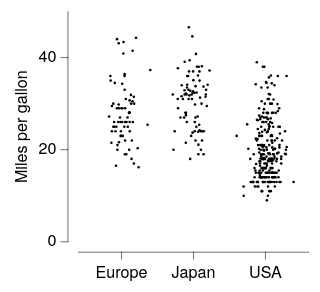

Specify this chart in Vega-Lite:
### Vega-Lite specification from a JSON file in a GitHub repository (floating-point values rounded to 4 significant figures; data arrays with more than 128 entries replaced by an {"elided": "..."} marker saying what was removed)
{"background": null, "config": {"arc": {"fill": "#DBDBDB", "fillOpacity": 1.0, "innerRadius": 25.0, "padAngle": 0.03, "stroke": "black", "strokeOpacity": 1, "strokeWidth": 0.25}, "area": {"fill": "#DBDBDB", "fillOpacity": 1.0, "stroke": "black", "strokeOpacity": 1, "strokeWidth": 0.25}, "axis": {"domain": true, "domainCap": "round", "domainColor": "black", "domainWidth": 0.25, "grid": false, "gridCap": "round", "gridColor": "#F1F1F1", "gridDash": [0, 0], "gridOpacity": 1.0, "gridWidth": 0.25, "labelColor": "black", "labelFont": "Helvetica Neue, HelveticaNeue, Helvetica, Arial, sans-serif", "labelFontSize": 7, "labelFontStyle": "normal", "labelFontWeight": 400, "offset": 4.5, "ticks": true, "tickCap": "round", "tickColor": "black", "tickRound": false, "tickSize": 3, "tickWidth": 0.25, "titleColor": "black", "titleFont": "Helvetica Neue, HelveticaNeue, Helvetica, Arial, sans-serif", "titleFontSize": 7, "titleFontStyle": "normal", "titleFontWeight": 400}, "axisX": {"domain": true, "labelAlign": "center", "labelAngle": 0, "labels": true, "ticks": true, "translate": 0}, "axisY": {"domain": true, "labelAlign": "right", "labelAngle": 0, "labels": true, "ticks": true, "translate": 0}, "axisRight": {"domain": true, "labelAlign": "left", "labelAngle": 0, "labels": true, "ticks": true, "translate": 0}, "axisTop": {"domain": true, "labelAlign": "center", "labelAngle": 0, "labels": true, "ticks": true, "translate": 0}, "axisBand": {"tickOffset": 0}, "bar": {"fill": "#DBDBDB", "fillOpacity": 1.0, "stroke": "black", "strokeOpacity": 1, "strokeWidth": 0.25}, "boxplot": {"size": 9.0, "ticks": {"cornerRadius": 0.25, "fill": "black", "opacity": 1, "size": 4.5, "thickness": 0.25}, "box": {"fillOpacity": 1.0, "stroke": "black", "strokeOpacity": 1, "strokeWidth": 0.25}, "median": {"cornerRadius": 0, "fill": "black", "fillOpacity": 1.0, "opacity": 1, "size": 9.0, "thickness": 0.25}, "rule": {"fill": "black", "fillOpacity": 1.0, "size": 10.0, "stroke": "black", "strokeDash": [0, 0], "strokeOpacity": 1, "strokeWidth": 0.25}, "outliers": {"color": "black", "fill": "black", "fillOpacity": 1.0, "size": 0, "stroke": "black", "strokeOpacity": 1, "strokeWidth": 0.25}}, "circle": {"fill": "black", "fillOpacity": 1.0, "size": 1.25, "stroke": null, "strokeOpacity": 1, "strokeWidth": 0.25}, "errorband": {"band": {"fillOpacity": 0.6, "stroke": null, "strokeWidth": 0.25, "strokeOpacity": 1}, "borders": {"opacity": 0, "strokeOpacity": 0.25, "strokeWidth": 1}}, "errorbar": {"opacity": 1, "rule": {"strokeDash": [0, 0], "strokeWidth": 0.25}, "ticks": {"color": "black", "cornerRadius": 0.125, "opacity": 1, "size": 6.0, "thickness": 0.25}, "thickness": 0.25}, "font": "Helvetica Neue, HelveticaNeue, Helvetica, Arial, sans-serif", "geoshape": {"fill": "#DBDBDB", "fillOpacity": 1.0, "stroke": "black", "strokeOpacity": 1, "strokeWidth": 0.25}, "header": {"labelColor": "black", "labelFont": "Helvetica Neue, HelveticaNeue, Helvetica, Arial, sans-serif", "labelFontSize": 7, "labelFontStyle": "normal", "labelFontWeight": 400, "titleColor": "black", "titleFont": "Helvetica Neue, HelveticaNeue, Helvetica, Arial, sans-serif", "titleFontSize": 7, "titleFontStyle": "normal", "titleFontWeight": 400, "titlePadding": 0}, "legend": {"disable": false, "offset": 4.5, "titlePadding": 4, "labelOffset": 2, "gradientLabelOffset": 2, "gradientLength": 50.0, "gradientThickness": 5.0, "gradientOpacity": 1.0, "gradientStrokeColor": "black", "gradientStrokeWidth": 0.25, "labelColor": "black", "labelFont": "Helvetica Neue, HelveticaNeue, Helvetica, Arial, sans-serif", "labelFontSize": 7, "labelFontStyle": "normal", "labelFontWeight": 400, "strokeColor": "black", "strokeWidth": 0, "symbolSize": 42, "symbolStrokeColor": "black", "symbolStrokeWidth": 0.25, "titleColor": "black", "titleFont": "Helvetica Neue, HelveticaNeue, Helvetica, Arial, sans-serif", "titleFontSize": 7, "titleFontStyle": "normal", "titleFontWeight": 400}, "line": {"color": "black", "stroke": "black", "strokeCap": "round", "strokeDash": [0, 0], "strokeOpacity": 1, "strokeWidth": 0.375}, "point": {"filled": true, "fill": "#DBDBDB", "fillOpacity": 1.0, "size": 5.0, "stroke": "black", "strokeOpacity": 1, "strokeWidth": 0.25}, "range": {"category": ["#5CA7B1", "#CDDEF3", "#B7B3E4", "#B3DAB5", "#F5E1B3", "#3D727B", "#8AA8D2", "#867DAC", "#80A988", "#CBB17A", "#204148", "#59719A", "#584C77", "#507B5F", "#9D824D"], "diverging": {"scheme": ["#C35082", "#CE6D94", "#D989A7", "#E2A4BA", "#EABFCE", "#F1DBE2", "#F6F6F6", "#D7E0EB", "#B9CBE0", "#9BB6D5", "#7DA1C9", "#5F8CBD", "#4177B1"]}, "heatmap": {"scheme": ["#32022B", "#43044D", "#4C196E", "#4D338C", "#484DA6", "#3A68BB", "#1D83CA", "#1D9CCB", "#23B5C9", "#28CDC5", "#4DE0B4", "#91EE9F"]}, "ordinal": {"scheme": ["#F1F1F1", "#DBDBDB", "#C6C6C6", "#B2B2B2", "#9D9D9D", "#898989", "#767676", "#636363", "#515151", "#404040", "#2F2F2F", "#1F1F1F"]}, "ramp": {"scheme": ["#32022B", "#43044D", "#4C196E", "#4D338C", "#484DA6", "#3A68BB", "#1D83CA", "#1D9CCB", "#23B5C9", "#28CDC5", "#4DE0B4", "#91EE9F"]}}, "rule": {"color": "black", "stroke": "black", "strokeCap": "round", "strokeDash": [2, 2], "strokeOpacity": 1, "strokeWidth": 0.25}, "scale": {"bandPaddingInner": 0.1, "bandPaddingOuter": 0.1, "round": false}, "rect": {"fill": "#DBDBDB", "fillOpacity": 1.0, "stroke": "black", "strokeOpacity": 1, "strokeWidth": 0.25}, "square": {"fill": "#DBDBDB", "fillOpacity": 1.0, "size": 10.0, "stroke": "black", "strokeOpacity": 1, "strokeWidth": 0.25}, "text": {"color": "black", "font": "Helvetica Neue, HelveticaNeue, Helvetica, Arial, sans-serif", "fontSize": 7, "fontStyle": "normal", "fontWeight": 400}, "tick": {"color": "black", "cornerRadius": 0.125, "opacity": 1.0, "size": 9.0, "thickness": 0.25}, "title": {"anchor": "middle", "frame": "group", "color": "black", "font": "Helvetica Neue, HelveticaNeue, Helvetica, Arial, sans-serif", "fontSize": 7, "fontStyle": "normal", "fontWeight": 400, "subtitleColor": "black", "subtitleFont": "Helvetica Neue, HelveticaNeue, Helvetica, Arial, sans-serif", "subtitleFontSize": "Helvetica Neue, HelveticaNeue, Helvetica, Arial, sans-serif", "subtitleFontStyle": "normal", "subtitleFontWeight": 400}, "trail": {"color": "black", "opacity": 1, "size": 0.375}, "view": {"continuousWidth": 100, "continuousHeight": 100, "discreteWidth": 100, "discreteHeight": 100, "fill": null, "stroke": null, "strokeWidth": 0.25}}, "data": {"name": "data-5a85ede2053d4aec77293cfb476ae07b"}, "mark": {"type": "circle"}, "encoding": {"x": {"field": "Origin", "title": null, "type": "nominal"}, "xOffset": {"field": "jitter_x", "type": "quantitative"}, "y": {"field": "Miles_per_Gallon", "title": "Miles per gallon", "type": "quantitative"}}, "$schema": "https://vega.github.io/schema/vega-lite/v6.4.1.json", "datasets": {"data-5a85ede2053d4aec77293cfb476ae07b": {"elided": "398 records"}}}
